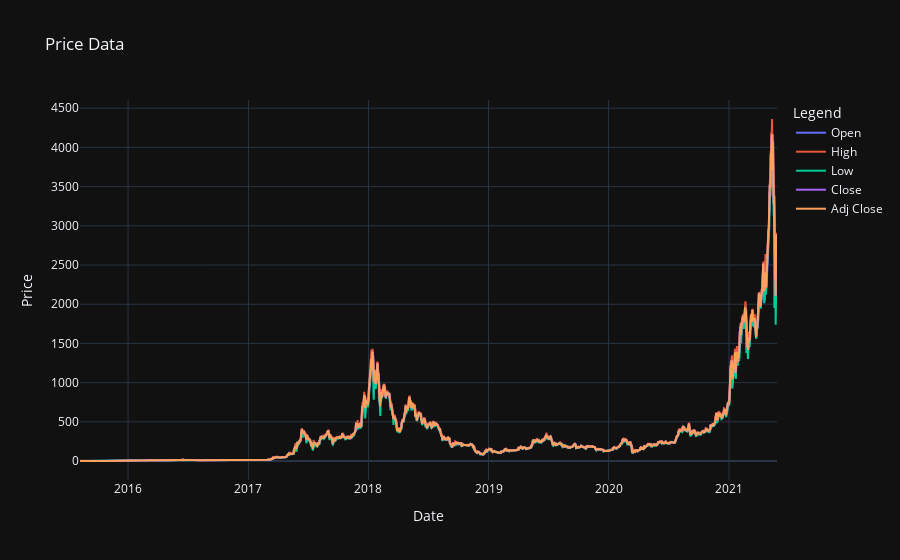
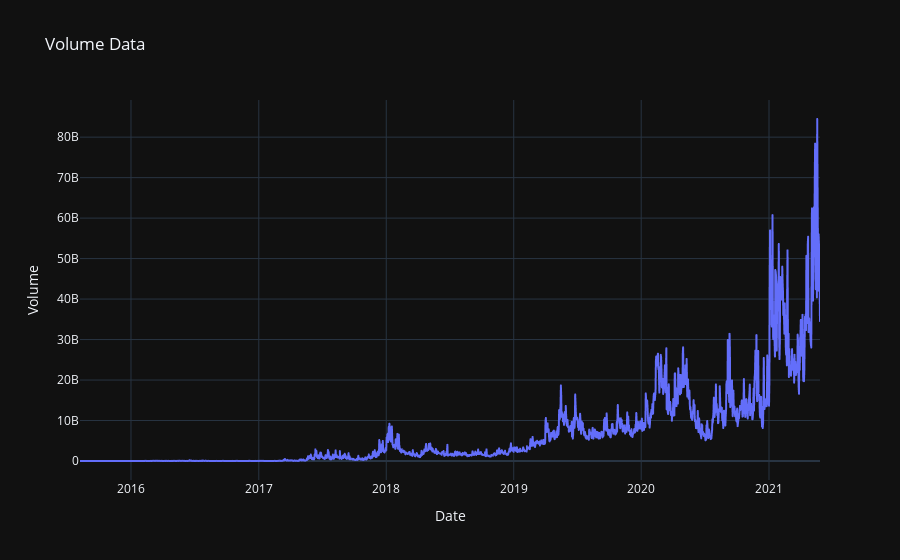

The notebook cell these images were saved under, in order:
### Markdown cell above
The original time series was very hard to interpret because the volume column has very large numbers that messed with the scale of the graph. In order to remedy this, we will plot the price data and the volume data seperately, and we will resample the Volume data in order

### Code cell
# Plot the time series
fig = go.Figure()
col = ['Open', 'High', 'Low', 'Close', 'Adj Close']

# Add traces
for c in col:
    fig.add_trace(go.Scatter(x=df.index, y=df[c], mode='lines', name=f'{c}'))
fig.update_layout(
title='Price Data',
xaxis_title='Date',
yaxis_title='Price',
legend_title='Legend')
fig.show()
display(px.line(data_frame=df, x=df.index, y=df['Volume'], title='Volume Data'))

### Figure 1 — Plotly figure (JSON) as saved in the notebook; plotly's stock layout.template omitted (floating-point values rounded to 4 significant figures; data arrays with more than 128 entries replaced by an {"elided": "..."} marker saying what was removed)
{"data": [{"mode": "lines", "name": "Open", "type": "scatter", "x": {"elided": "2116 str values"}, "y": {"elided": "2116 float values"}}, {"mode": "lines", "name": "High", "type": "scatter", "x": {"elided": "2116 str values"}, "y": {"elided": "2116 float values"}}, {"mode": "lines", "name": "Low", "type": "scatter", "x": {"elided": "2116 str values"}, "y": {"elided": "2116 float values"}}, {"mode": "lines", "name": "Close", "type": "scatter", "x": {"elided": "2116 str values"}, "y": {"elided": "2116 float values"}}, {"mode": "lines", "name": "Adj Close", "type": "scatter", "x": {"elided": "2116 str values"}, "y": {"elided": "2116 float values"}}], "layout": {"legend": {"title": {"text": "Legend"}}, "title": {"text": "Price Data"}, "xaxis": {"title": {"text": "Date"}}, "yaxis": {"title": {"text": "Price"}}}}

### Figure 2 — Plotly figure (JSON) as saved in the notebook; plotly's stock layout.template omitted (floating-point values rounded to 4 significant figures; data arrays with more than 128 entries replaced by an {"elided": "..."} marker saying what was removed)
{"data": [{"hovertemplate": "Date=%{x}<br>Volume=%{y}<extra></extra>", "legendgroup": "", "line": {"color": "#636efa", "dash": "solid"}, "mode": "lines", "name": "", "showlegend": false, "type": "scattergl", "x": {"elided": "2116 str values"}, "xaxis": "x", "y": {"elided": "2116 int values"}, "yaxis": "y"}], "layout": {"legend": {"tracegroupgap": 0}, "title": {"text": "Volume Data"}, "xaxis": {"anchor": "y", "domain": [0, 1], "title": {"text": "Date"}}, "yaxis": {"anchor": "x", "domain": [0, 1], "title": {"text": "Volume"}}}}
